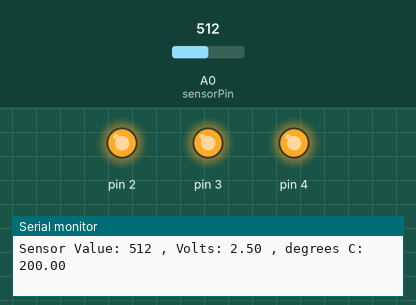
Recording of a sketch running on a simulated Arduino Uno, built with avr-gcc and run on an emulated ATmega328P. On the bench: output pins drawn as LEDs (lit = HIGH), the last lines printed to the serial monitor. Inputs (shaded band) come from the test bench; at power-on: A0 (sensorPin) = 512.

Above: at 1.2 s.
1.3 s: A0 (sensorPin) set to 159
4.3 s: A0 (sensorPin) set to 147
At 5.3 s:
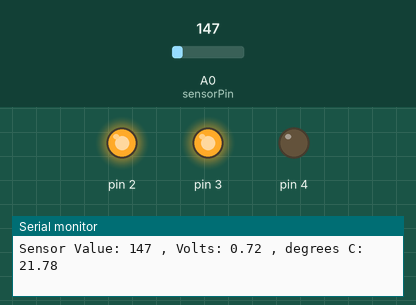
5.8 s: A0 (sensorPin) set to 122
At 6.2 s:
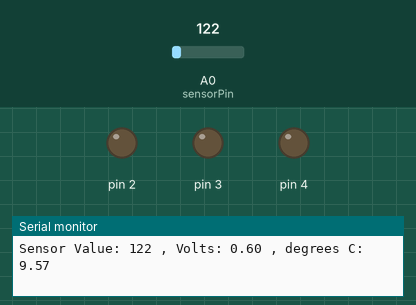
7.3 s: A0 (sensorPin) set to 306
At 8.7 s:
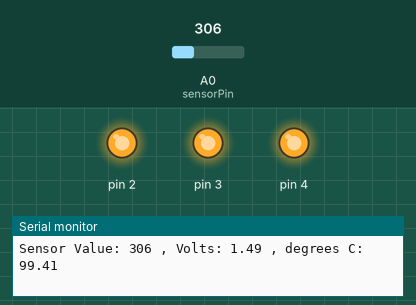
Timing chart, 0 to 10.3 s (numbered marks = the images above; inputs shaded):
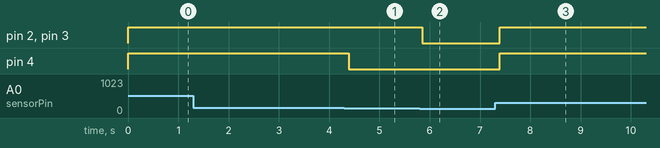

Measured:
- the behaviour switches between 148 and 147 on A0 (sensorPin) (found by bisection; images 0 and 1)
- after the input at 4.3 s, pin 4: HIGH → LOW after 0.09 s
- after the input at 5.8 s, pin 2, pin 3: HIGH → LOW after 0.05 s
- after the input at 7.3 s, pin 2–4: LOW → HIGH after 0.09 s

The sketch:

loveOMeter.ino
```cpp
const int sensorPin = A0;
const float baselineTemp = 16.0;

void setup() {
  //open connection (serial port) between Arduino and computer to see analog input values
  Serial.begin(9600);

  //iterate through pins for LEDs, saves lines
  for(int pinNumber = 2; pinNumber <=4; pinNumber++){
    pinMode(pinNumber, OUTPUT);
    digitalWrite(pinNumber, LOW);
  }
}

void loop() {
  //read temp sensor
  int sensorVal = analogRead(sensorPin);

  //print command to connected computer
  Serial.print("Sensor Value: ");
  Serial.print(sensorVal);

  //convert ADC reading to voltage
  float voltage = (sensorVal/1024.0) * 5.0;

  //print command to connected computer
  Serial.print(" , Volts: ");
  Serial.print(voltage);

  Serial.print(" , degrees C: ");
  //convert voltage to temperature in degrees
  float temperature = (voltage - 0.5) * 100;
  //ln prints on a new line (\n)
  Serial.println(temperature);

  if(temperature < baselineTemp){
    digitalWrite(2, LOW);
    digitalWrite(3, LOW);
    digitalWrite(4, LOW);
  }
  else if(temperature >= baselineTemp+2 && temperature < baselineTemp+4){
    digitalWrite(2, HIGH);
    digitalWrite(3, LOW);
    digitalWrite(4, LOW);
  }
  else if(temperature >= baselineTemp+4 && temperature < baselineTemp+6){
    digitalWrite(2, HIGH);
    digitalWrite(3, HIGH);
    digitalWrite(4, LOW);
  }
  else if(temperature >= baselineTemp+6){
    digitalWrite(2, HIGH);
    digitalWrite(3, HIGH);
    digitalWrite(4, HIGH);
  }

  delay(1);
}
```
